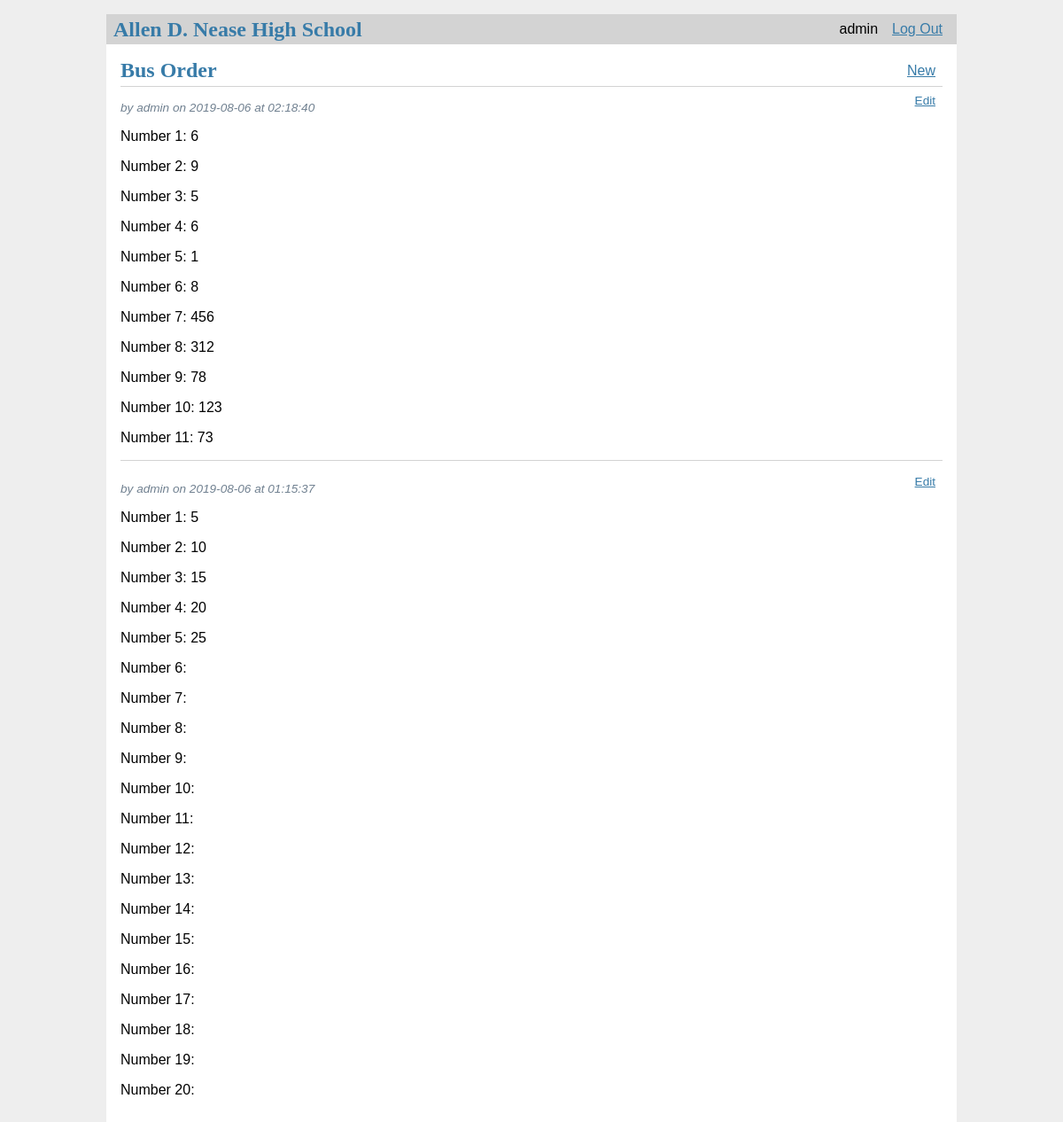
Screenshot of / (signed in) with the database file from the repository.
### tables this page shows
CREATE TABLE user (
    id INTEGER PRIMARY KEY AUTOINCREMENT,
    username TEXT UNIQUE NOT NULL,
    password TEXT NOT NULL
);

CREATE TABLE post (
    id INTEGER PRIMARY KEY AUTOINCREMENT,
    author_id INTEGER NOT NULL,
    created TIMESTAMP NOT NULL DEFAULT CURRENT_TIMESTAMP,
    /*title TEXT NOT NULL,
    body TEXT NOT NULL,*/
    number1 INTEGER NOT NULL,
    number2 INTEGER NOT NULL,
    number3 INTEGER NOT NULL,
    number4 INTEGER NOT NULL,
    number5 INTEGER NOT NULL,
    number6 INTEGER NOT NULL,
    number7 INTEGER NOT NULL,
    number8 INTEGER NOT NULL,
    number9 INTEGER NOT NULL,
    number10 INTEGER NOT NULL,
    number11 INTEGER NOT NULL,
    number12 INTEGER NOT NULL,
    number13 INTEGER NOT NULL,
    number14 INTEGER NOT NULL,
    number15 INTEGER NOT NULL,
    number16 INTEGER NOT NULL,
    number17 INTEGER NOT NULL,
    number18 INTEGER NOT NULL,
    number19 INTEGER NOT NULL,
    number20 TEXT NOT NULL,
    FOREIGN KEY (author_id) REFERENCES user (id)
);

### flaskr/blog.py (the view)
@bp.route('/')
def index():
    db = get_db()
    """posts = db.execute(
        'SELECT p.id, title, body, created, author_id, username'
        ' FROM post p JOIN user u ON p.author_id = u.id'
        ' ORDER BY created DESC'
    ).fetchall()"""
    posts = db.execute(
        'SELECT p.id, number1, number2, number3, number4, number5, number6, number7, number8, number9, number10, number11, number12, number13, number14, number15, number16, number17, number18, number19, number20, created, author_id, username'
        ' FROM post p JOIN user u ON p.author_id = u.id'
        ' ORDER BY created DESC'
    ).fetchall()
    return render_template('blog/index.html', posts=posts)

### flaskr/auth.py (called while the page is built)
@bp.before_app_request
def load_logged_in_user():
    user_id = session.get('user_id')
    if user_id is None:
        g.user = None
    else:
        g.user = get_db().execute(
            'SELECT * FROM user WHERE id = ?', (user_id,)
        ).fetchone()

### flaskr/db.py (called while the page is built)
def get_db():
    if 'db' not in g:
        g.db = sqlite3.connect(
            current_app.config['DATABASE'],
            detect_types=sqlite3.PARSE_DECLTYPES
        )
        g.db.row_factory = sqlite3.Row
    return g.db

### flaskr/templates/blog/index.html (shortened to what this page needs)
{% extends 'base.html' %}
{%block header %}
    <h1>{%block title %}Bus Order{% endblock %}</h1>
    {% if g.user %}
        <a class="action" href="{{ url_for('blog.create') }}">New</a>
    {% endif %}
{% endblock %}
{% block content %}
    {% for post in posts %}
        <article class="post">
            <header>
                <div>
                    <div class="about">by {{ post['username'] }} on {{ post['created'].strftime('%Y-%m-%d') }} at {{ post['created'].strftime('%H:%M:%S') }}</div>
                </div>
                {% if g.user['id'] == post['author_id'] %}
                    <a class="action" href="{{ url_for('blog.update', id=post['id']) }}">Edit</a>
                {% endif %}
            </header>
            <body  onload="remove()">
            <p class="body" id="number1">Number 1: {{ post['number1'] }}</p>
            <p class="body" id="number2">Number 2: {{ post['number2'] }}</p>
            <p class="body" id="number3">Number 3: {{ post['number3'] }}</p>
            <p class="body" id="number4">Number 4: {{ post['number4'] }}</p>
            <p class="body" id="number5">Number 5: {{ post['number5'] }}</p>
            <p class="body" id="number6">Number 6: {{ post['number6'] }}</p>
            <p class="body" id="number7">Number 7: {{ post['number7'] }}</p>
            <p class="body" id="number8">Number 8: {{ post['number8'] }}</p>
            <p class="body" id="number9">Number 9: {{ post['number9'] }}</p>
            <p class="body" id="number10">Number 10: {{ post['number10'] }}</p>
            <p class="body" id="number11">Number 11: {{ post['number11'] }}</p>
            <p class="body" id="number12">Number 12: {{ post['number12'] }}</p>
            <p class="body" id="number13">Number 13: {{ post['number13'] }}</p>
            <p class="body" id="number14">Number 14: {{ post['number14'] }}</p>
            <p class="body" id="number15">Number 15: {{ post['number15'] }}</p>
            <p class="body" id="number16">Number 16: {{ post['number16'] }}</p>
            <p class="body" id="number17">Number 17: {{ post['number17'] }}</p>
            <p class="body" id="number18">Number 18: {{ post['number18'] }}</p>
            <p class="body" id="number19">Number 19: {{ post['number19'] }}</p>
            <p class="body" id="number20">Number 20: {{ post['number20'] }}</p>
            </body>
        </article>
        {% if not loop.last %}
            <hr>
        {% endif %}
    {% endfor %}
{% endblock %}

### flaskr/templates/base.html (shortened to what this page needs)
<!DOCTYPE html>
<link rel="stylesheet" href="{{ url_for('static', filename='style.css') }}">
<nav>
    <h1>Allen D. Nease High School</h1>
    <ul>
        {% if g.user %}
            <li><span>{{ g.user['username'] }}</span>
            <li><a href="{{ url_for('auth.logout') }}">Log Out</a>
        {% else %}
            <li><a href="{{ url_for('auth.login') }}">Log In</a>
        {% endif %}
    </ul>
</nav>
<section class="content">
    <header>
        {% block header %}{% endblock %}
    </header>
    {% block content %}{% endblock %}
</section>

### flaskr/static/style.css (style rules this page uses)
body { max-width: 960px; margin: 0 auto; background: white; }
h1 { font-family: serif; color: #377ba8; margin: 1rem 0; }
a { color: #377ba8; }
hr { border: none; border-top: 1px solid lightgray; }
nav { background: lightgray; display: flex; align-items: center; padding: 0 0.5rem; }
nav h1 { flex: auto; margin: 0; }
nav ul { display: flex; list-style: none; margin: 0; padding: 0; }
nav ul li a, nav ul li span, header .action { display: block; padding: 0.5rem; }
.content { padding: 0 1rem 1rem; }
.content > header { border-bottom: 1px solid lightgray; display: flex; align-items: flex-end; }
.content > header h1 { flex: auto; margin: 1rem 0 0.25rem 0; }
.post > header { display: flex; align-items: flex-end; font-size: 0.85em; }
.post > header > div:first-of-type { flex: auto; }
.post .about { color: slategray; font-style: italic; }
.post .body { white-space: pre-line; }
.content:last-child { margin-bottom: 0; }

### rows the page displays
user: user.username "admin"
post: username "admin", created "2019-08-06", created "02:18:40", number1 "6", number2 "9", number3 "5", number4 "6", number5 "1", number6 "8", number7 "456", number8 "312", number9 "78", number10 "123", number11 "73"
post: username "admin", created "2019-08-06", created "01:15:37", number1 "5", number2 "10", number3 "15", number4 "20", number5 "25"
